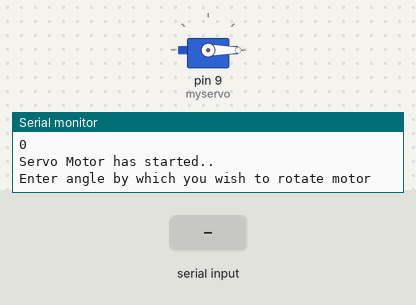
The sketch below on a simulated Arduino Uno, built with avr-gcc and run on an emulated ATmega328P. Shown: servo, the last lines printed to the serial monitor. The test bench sets the inputs (shaded band).

Above: at 1.2 s.
1.3 s: "90,45\n" received over Serial
At 1.69 s:
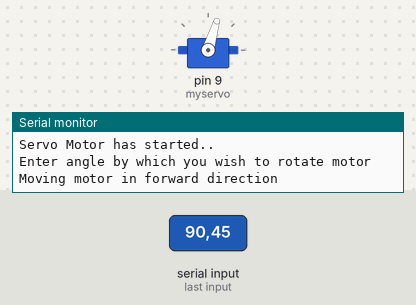
At 2.3 s:
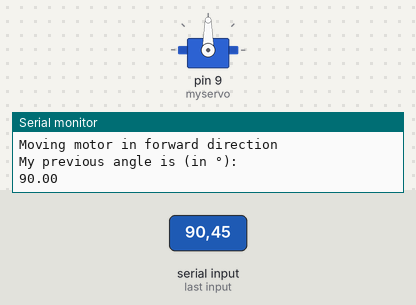
3.2 s: "30,150\n" received over Serial
At 4.5 s:
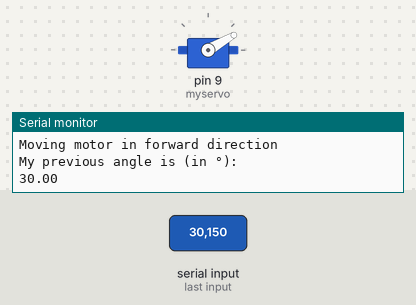
4.8 s: "200\n" received over Serial
7.2 s: "90\n" received over Serial
Timing chart, 0 to 10.1 s (numbered marks = the images above; inputs shaded):
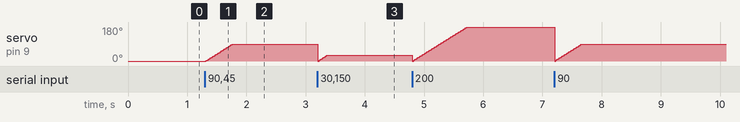

The sketch:

Servo_Motor.ino
```cpp
#include <Servo.h>

Servo myservo;  // create servo object to control a servo
int pos = 0;    // variable to store the servo position
float user_angle;
float previous_angle;
String inString;

void setup() {
  myservo.attach(9);  // attaches the servo on pin 9 to the servo object
  myservo.write(pos);

  Serial.begin(9600);

  Serial.println("Servo motor set to (°): ");
  Serial.println(myservo.read());
  Serial.println("Servo Motor has started..");
  Serial.println();
  Serial.println("Enter angle by which you wish to rotate motor");
  Serial.println();
}

void move_servo(float angle)
{
  if(angle >= 0)
  {
    move_servo_forward(angle);
  }
  else
  {
    move_servo_reverse(angle);
  }
}

void move_servo_forward(float angle)
{
  Serial.println("Moving motor in forward direction");
  Serial.println();
  for (pos = 0; pos <= angle; pos += 1)
  {
    myservo.write(pos);
    delay(5);                       // waits 5ms for the servo to reach the position
  }
}

void move_servo_reverse(float angle)
{ angle = angle*-1;
  Serial.println("Moving motor in reverse direction");
  Serial.println();
  for (pos = angle; pos >= 0; pos -= 1)
  {
    myservo.write(pos);
    delay(5);
  }
}


void loop() {
  while(Serial.available()){
      inString = Serial.readStringUntil('\n');
      user_angle = inString.toFloat();

      move_servo(user_angle);

      previous_angle = myservo.read();
      Serial.println("My previous angle is (in °): ");
      Serial.println(previous_angle);
  }
}
```

Measured:
- after the input at 1.3 s, servo on pin 9 (myservo): moves from 0° to 90° over 0.45 s, starting at once
